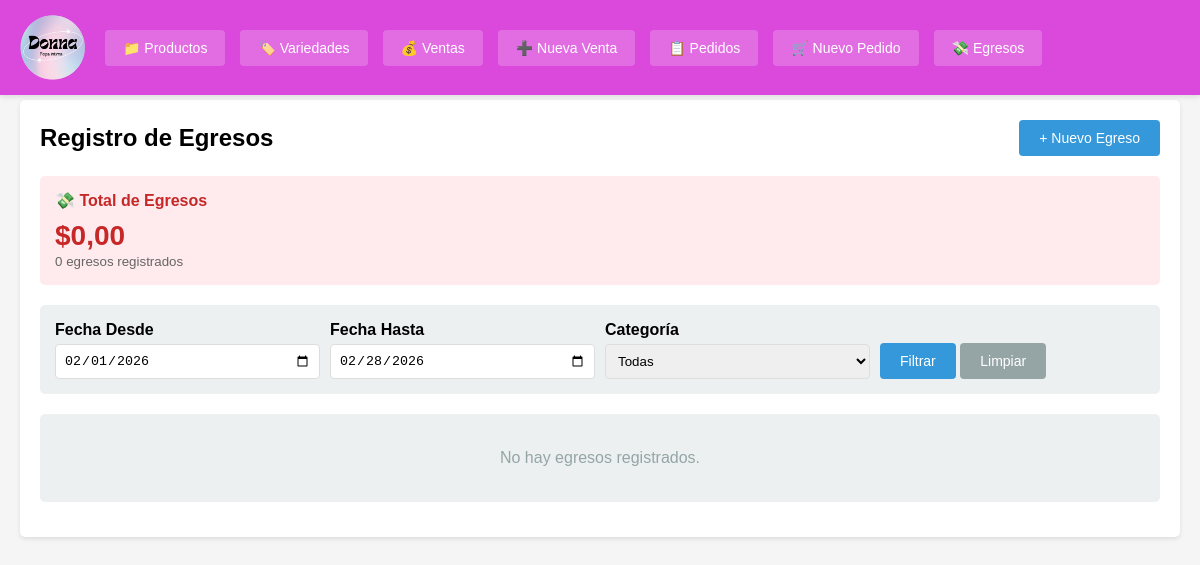
Page /index.php?c=egreso&a=index on the earlier database version.
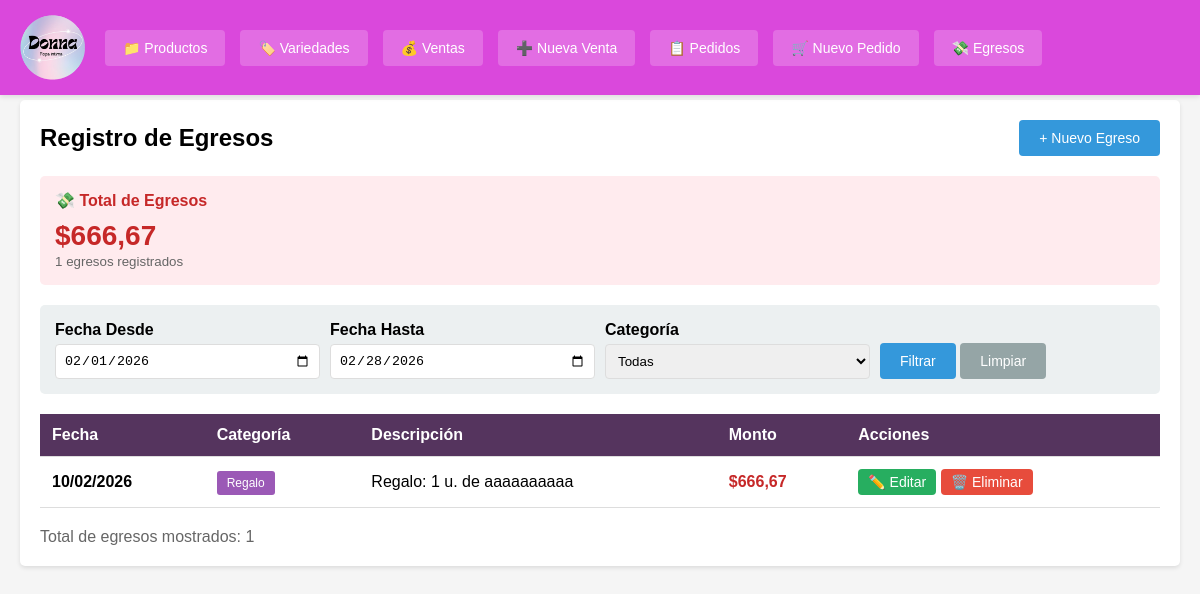
Same page on the later database version.
### tables this page shows
CREATE TABLE egresos (
            id INTEGER PRIMARY KEY AUTOINCREMENT,
            fecha DATE NOT NULL,
            monto DECIMAL(10,2) NOT NULL,
            descripcion TEXT NOT NULL,
            categoria VARCHAR(100),
            fecha_creacion DATETIME DEFAULT CURRENT_TIMESTAMP
        );

### controllers/EgresoController.php (called while the page is built, shortened)
<?php
class EgresoController {
    private $egresoModel;
    public function __construct() {
        $this->egresoModel = new Egreso();
    }
    public function index() {
        $filtros = [];
        if (empty($_GET['fecha_desde']) && empty($_GET['fecha_hasta']) && empty($_GET['categoria'])) {
            $filtros['fecha_desde'] = date('Y-m-01');
            $filtros['fecha_hasta'] = date('Y-m-t');
        }
        $egresos = $this->egresoModel->getAll($filtros);
        $total_egresos = $this->egresoModel->getTotalEgresos($filtros);
        $categorias = $this->egresoModel->getCategorias();
        $this->render('egresos/index', [
            'egresos' => $egresos,
            'total_egresos' => $total_egresos,
            'categorias' => $categorias,
            'filtros' => $filtros
        ]);
    }
    private function render($view, $data = []) {
        extract($data);
        require BASE_PATH . '/views/' . $view . '.php';
        require BASE_PATH . '/views/layout.php';
    }
}
?>

### config/database.php (called while the page is built, shortened)
<?php
class Database {
    private static $instance = null;
    private $conn;
    private function __construct() {
        try {
            $this->conn = new PDO('sqlite:' . DB_PATH);
            $this->conn->setAttribute(PDO::ATTR_ERRMODE, PDO::ERRMODE_EXCEPTION);
            $this->conn->setAttribute(PDO::ATTR_DEFAULT_FETCH_MODE, PDO::FETCH_ASSOC);
        } catch(PDOException $e) {
            die("Error de conexión: " . $e->getMessage());
        }
    }
    public static function getInstance() {
        if (self::$instance === null) {
            self::$instance = new self();
        }
        return self::$instance;
    }
    public function getConnection() {
        return $this->conn;
    }
}
?>

### models/Egreso.php (called while the page is built, shortened)
<?php
class Egreso {
    private $db;
    public function __construct() {
        $this->db = Database::getInstance()->getConnection();
    }
    public function getAll($filtros = []) {
        $sql = "SELECT * FROM egresos WHERE 1=1";
        $params = [];
        if (!empty($filtros['fecha_desde'])) {
            $sql .= " AND fecha >= ?";
            $params[] = $filtros['fecha_desde'];
        }
        if (!empty($filtros['fecha_hasta'])) {
            $sql .= " AND fecha <= ?";
            $params[] = $filtros['fecha_hasta'];
        }
        $sql .= " ORDER BY fecha DESC, fecha_creacion DESC";
        $stmt = $this->db->prepare($sql);
        $stmt->execute($params);
        return $stmt->fetchAll();
    }
    public function getTotalEgresos($filtros = []) {
        $sql = "SELECT SUM(monto) as total FROM egresos WHERE 1=1";
        $params = [];
        if (!empty($filtros['fecha_desde'])) {
            $sql .= " AND fecha >= ?";
            $params[] = $filtros['fecha_desde'];
        }
        if (!empty($filtros['fecha_hasta'])) {
            $sql .= " AND fecha <= ?";
            $params[] = $filtros['fecha_hasta'];
        }
        $stmt = $this->db->prepare($sql);
        $stmt->execute($params);
        $result = $stmt->fetch();
        return $result['total'] ?? 0;
    }
}
?>

### helpers/FormatHelper.php (called while the page is built, shortened)
<?php
class FormatHelper {
    public static function precio($valor) {
        return '$' . number_format($valor, 2, ',', '.');
    }
}
?>

### views/egresos/index.php (the view, shortened to what the changed rows need)
<div style="display: flex; justify-content: space-between; align-items: center; margin-bottom: 20px;">
    <h2>Registro de Egresos</h2>
    <a href="index.php?c=egreso&a=crear" class="btn btn-primary">+ Nuevo Egreso</a>
</div>
<div class="card" style="background: #ffebee; margin-bottom: 20px;">
    <h4 style="margin-bottom: 10px; color: #c62828;">💸 Total de Egresos</h4>
    <div style="font-size: 28px; font-weight: bold; color: #c62828;">
        <?= FormatHelper::precio($total_egresos) ?>
    </div>
    <small style="color: #666;"><?= count($egresos) ?> egresos registrados</small>
</div>
<div class="filtros">
    <form method="GET" action="index.php">
    </form>
</div>
<?php if (empty($egresos)): ?>
    <div class="card">
        <p style="text-align: center; color: #95a5a6; padding: 20px;">No hay egresos registrados.</p>
    </div>
<?php else: ?>
    <table>
        <thead>
            <tr>
                <th>Fecha</th>
                <th>Categoría</th>
                <th>Descripción</th>
                <th>Monto</th>
                <th>Acciones</th>
            </tr>
        </thead>
        <tbody>
            <?php foreach ($egresos as $egreso): ?>
                <tr>
                    <td><strong><?= date('d/m/Y', strtotime($egreso['fecha'])) ?></strong></td>
                    <td>
                        <?php if ($egreso['categoria']): ?>
                            <span class="badge" style="background: #9b59b6;">
                                <?= htmlspecialchars($egreso['categoria']) ?>
                            </span>
                        <?php else: ?>
                            <span style="color: #95a5a6;">Sin categoría</span>
                        <?php endif; ?>
                    </td>
                    <td><?= nl2br(htmlspecialchars($egreso['descripcion'])) ?></td>
                    <td><strong style="color: #c62828; font-size: 16px;"><?= FormatHelper::precio($egreso['monto']) ?></strong></td>
                    <td>
                        <a href="index.php?c=egreso&a=editar&id=<?= $egreso['id'] ?>" class="btn btn-success" style="padding: 5px 10px;">✏️ Editar</a>
                        <a href="index.php?c=egreso&a=eliminar&id=<?= $egreso['id'] ?>"
                           class="btn btn-danger"
                           style="padding: 5px 10px;"
                           onclick="return confirm('¿Eliminar este egreso?')">🗑️ Eliminar</a>
                    </td>
                </tr>
            <?php endforeach; ?>
        </tbody>
    </table>
    <div style="margin-top: 20px; color: #666;">
        Total de egresos mostrados: <?= count($egresos) ?>
    </div>
<?php endif; ?>

Differences in the rows shown:
added egresos: fecha "10/02/2026", categoria "Regalo", descripcion "Regalo: 1 u. de aaaaaaaaaa", monto "$666,67"
Other differences:
FormatHelper::precio($total_egresos): "$0,00" → "$666,67"
count($egresos): "0" → "1"
count($egresos): (not shown) → "1"
text no longer shown: "No hay egresos registrados."
text now shown: "Fecha Categoría Descripción Monto Acciones Total de egresos mostrados:"
